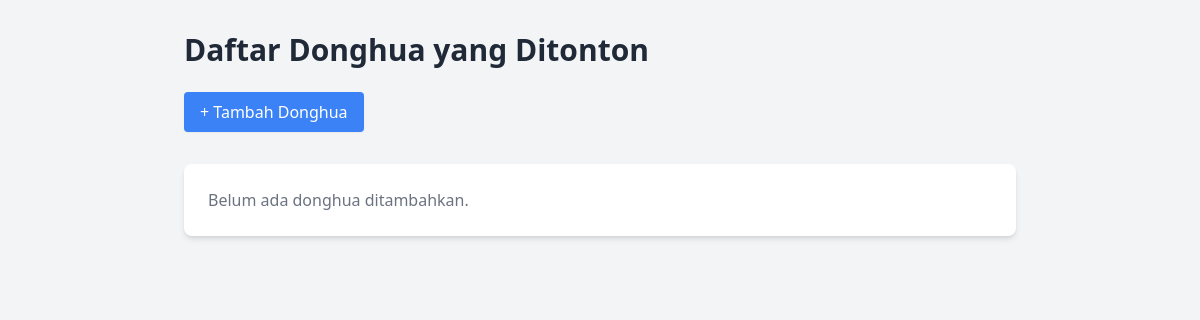
Before: / with the older database file.
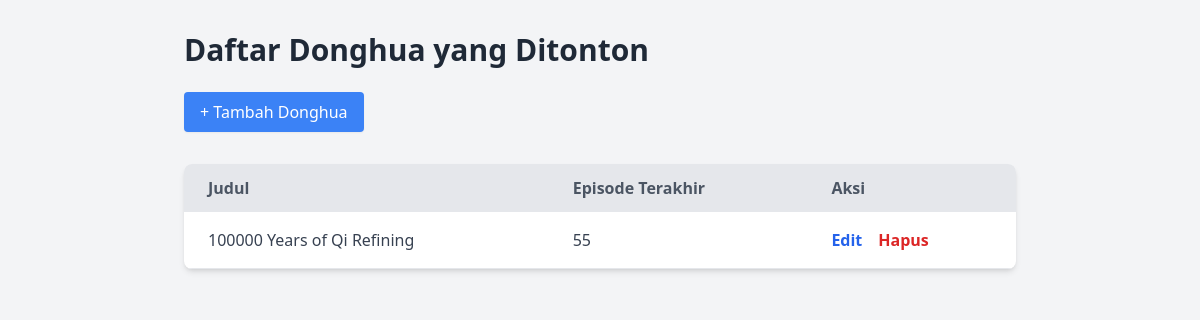
After: the same page with the newer database file.
### app.py (models this page shows, shortened)
class Donghua(db.Model):
    id = db.Column(db.Integer, primary_key=True)
    title = db.Column(db.String(100), nullable=False, unique=True)
    last_episode = db.Column(db.Integer, nullable=False)

### app.py (the view)
@app.route("/")
def index():
    donghuas = Donghua.query.order_by(Donghua.title.asc()).all()
    return render_template("index.html", donghuas=donghuas)

### templates/index.html (shortened to what this page needs)
<!DOCTYPE html>
<html lang="en">
<head>
  <script src="https://cdn.tailwindcss.com"></script>
</head>
<body class="bg-gray-100 font-sans">
  <div class="container mx-auto p-4 md:p-8 max-w-4xl">
    <h1 class="text-3xl font-bold mb-6 text-gray-800">Daftar Donghua yang Ditonton</h1>
    <a href="{{ url_for('add') }}" class="bg-blue-500 text-white px-4 py-2 rounded mb-4 inline-block hover:bg-blue-600 transition-colors shadow-sm">+ Tambah Donghua</a>
    <div class="bg-white shadow-md rounded-lg overflow-hidden mt-4">
      {% if donghuas %}
      <table class="min-w-full">
        <thead class="bg-gray-200 text-left text-gray-600">
          <tr>
            <th class="px-6 py-3 font-semibold">Judul</th>
            <th class="px-6 py-3 font-semibold">Episode Terakhir</th>
            <th class="px-6 py-3 font-semibold">Aksi</th>
          </tr>
        </thead>
        <tbody class="text-gray-700">
          {% for d in donghuas %}
          <tr class="border-b border-gray-200 hover:bg-gray-50">
            <td class="px-6 py-4">{{ d.title }}</td>
            <td class="px-6 py-4">{{ d.last_episode }}</td>
            <td class="px-6 py-4">
              <div class="flex items-center space-x-4">
                <div x-data="{ open: false }">
                  <button @click="open = true" class="text-blue-600 hover:text-blue-800 font-semibold">Edit</button>
                </div>
                <div x-data="{ open: false }">
                    <button @click="open = true" class="text-red-600 hover:text-red-800 font-semibold">Hapus</button>
                </div>
              </div>
            </td>
          </tr>
          {% endfor %}
        </tbody>
      </table>
      {% else %}
        <p class="text-gray-500 p-6">Belum ada donghua ditambahkan.</p>
      {% endif %}
    </div>
  </div>
</body>
</html>

Changed rows visible on the page:
added Donghua: title "100000 Years of Qi Refining", last_episode "55"
Other visible differences:
text no longer shown: "Belum ada donghua ditambahkan."
text now shown: "Judul Episode Terakhir Aksi"
